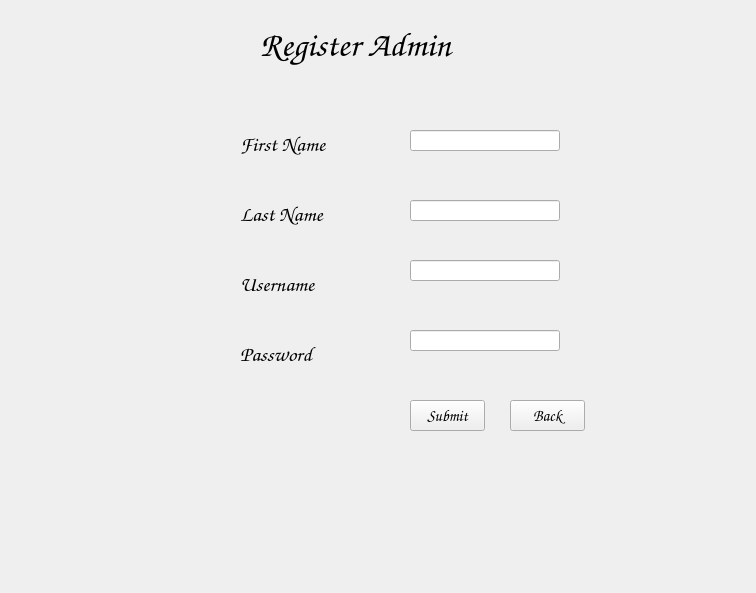
<?xml version="1.0" encoding="UTF-8"?>
<ui version="4.0">
 <class>MainWindow</class>
 <widget class="QMainWindow" name="MainWindow">
  <property name="geometry">
   <rect>
    <x>0</x>
    <y>0</y>
    <width>756</width>
    <height>593</height>
   </rect>
  </property>
  <property name="font">
   <font>
    <family>Comic Sans MS</family>
   </font>
  </property>
  <property name="windowTitle">
   <string>MainWindow</string>
  </property>
  <property name="autoFillBackground">
   <bool>false</bool>
  </property>
  <widget class="QWidget" name="centralwidget">
   <widget class="QLineEdit" name="lineEdit">
    <property name="geometry">
     <rect>
      <x>410</x>
      <y>130</y>
      <width>150</width>
      <height>21</height>
     </rect>
    </property>
   </widget>
   <widget class="QLabel" name="label">
    <property name="geometry">
     <rect>
      <x>260</x>
      <y>20</y>
      <width>250</width>
      <height>49</height>
     </rect>
    </property>
    <property name="font">
     <font>
      <family>Comic Sans MS</family>
      <pointsize>26</pointsize>
     </font>
    </property>
    <property name="text">
     <string>Register Admin</string>
    </property>
   </widget>
   <widget class="QLabel" name="label_2">
    <property name="geometry">
     <rect>
      <x>240</x>
      <y>130</y>
      <width>110</width>
      <height>29</height>
     </rect>
    </property>
    <property name="font">
     <font>
      <family>Comic Sans MS</family>
      <pointsize>16</pointsize>
     </font>
    </property>
    <property name="text">
     <string>First Name</string>
    </property>
   </widget>
   <widget class="QLabel" name="label_3">
    <property name="geometry">
     <rect>
      <x>240</x>
      <y>200</y>
      <width>104</width>
      <height>29</height>
     </rect>
    </property>
    <property name="font">
     <font>
      <family>Comic Sans MS</family>
      <pointsize>16</pointsize>
     </font>
    </property>
    <property name="text">
     <string>Last Name</string>
    </property>
   </widget>
   <widget class="QLineEdit" name="lineEdit_2">
    <property name="geometry">
     <rect>
      <x>410</x>
      <y>200</y>
      <width>150</width>
      <height>21</height>
     </rect>
    </property>
   </widget>
   <widget class="QLineEdit" name="lineEdit_3">
    <property name="geometry">
     <rect>
      <x>410</x>
      <y>260</y>
      <width>150</width>
      <height>21</height>
     </rect>
    </property>
   </widget>
   <widget class="QLabel" name="label_4">
    <property name="geometry">
     <rect>
      <x>240</x>
      <y>270</y>
      <width>95</width>
      <height>29</height>
     </rect>
    </property>
    <property name="font">
     <font>
      <family>Comic Sans MS</family>
      <pointsize>16</pointsize>
     </font>
    </property>
    <property name="text">
     <string>Username</string>
    </property>
   </widget>
   <widget class="QLineEdit" name="lineEdit_4">
    <property name="geometry">
     <rect>
      <x>410</x>
      <y>330</y>
      <width>150</width>
      <height>21</height>
     </rect>
    </property>
   </widget>
   <widget class="QLabel" name="label_5">
    <property name="geometry">
     <rect>
      <x>240</x>
      <y>340</y>
      <width>90</width>
      <height>29</height>
     </rect>
    </property>
    <property name="font">
     <font>
      <family>Comic Sans MS</family>
      <pointsize>16</pointsize>
     </font>
    </property>
    <property name="text">
     <string>Password</string>
    </property>
   </widget>
   <widget class="QPushButton" name="pushButton">
    <property name="geometry">
     <rect>
      <x>410</x>
      <y>400</y>
      <width>75</width>
      <height>31</height>
     </rect>
    </property>
    <property name="font">
     <font>
      <pointsize>12</pointsize>
     </font>
    </property>
    <property name="text">
     <string>Submit</string>
    </property>
   </widget>
   <widget class="QPushButton" name="pushButton_2">
    <property name="geometry">
     <rect>
      <x>510</x>
      <y>400</y>
      <width>75</width>
      <height>31</height>
     </rect>
    </property>
    <property name="font">
     <font>
      <pointsize>12</pointsize>
     </font>
    </property>
    <property name="text">
     <string>Back</string>
    </property>
   </widget>
  </widget>
 </widget>
 <resources/>
 <connections/>
</ui>
